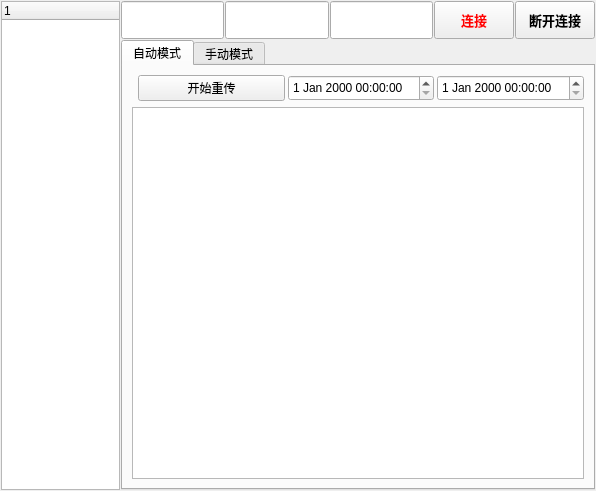
<?xml version="1.0" encoding="UTF-8"?>
<ui version="4.0">
 <class>FormTelnet</class>
 <widget class="QWidget" name="FormTelnet">
  <property name="geometry">
   <rect>
    <x>0</x>
    <y>0</y>
    <width>596</width>
    <height>491</height>
   </rect>
  </property>
  <property name="windowTitle">
   <string>Form</string>
  </property>
  <layout class="QGridLayout" name="gridLayout" rowstretch="1,12" columnstretch="1,4">
   <property name="margin">
    <number>1</number>
   </property>
   <property name="spacing">
    <number>1</number>
   </property>
   <item row="0" column="0" rowspan="2">
    <widget class="QTreeWidget" name="treeWidget">
     <column>
      <property name="text">
       <string notr="true">1</string>
      </property>
     </column>
    </widget>
   </item>
   <item row="0" column="1">
    <layout class="QHBoxLayout" name="horizontalLayout" stretch="2,2,2,1,1">
     <item>
      <widget class="QLineEdit" name="lineEdit">
       <property name="sizePolicy">
        <sizepolicy hsizetype="Preferred" vsizetype="Preferred">
         <horstretch>0</horstretch>
         <verstretch>0</verstretch>
        </sizepolicy>
       </property>
       <property name="font">
        <font>
         <pointsize>12</pointsize>
         <weight>75</weight>
         <bold>true</bold>
        </font>
       </property>
      </widget>
     </item>
     <item>
      <widget class="QLineEdit" name="leUser">
       <property name="sizePolicy">
        <sizepolicy hsizetype="Preferred" vsizetype="Preferred">
         <horstretch>0</horstretch>
         <verstretch>0</verstretch>
        </sizepolicy>
       </property>
       <property name="font">
        <font>
         <pointsize>12</pointsize>
         <weight>75</weight>
         <bold>true</bold>
        </font>
       </property>
      </widget>
     </item>
     <item>
      <widget class="QLineEdit" name="lePassword">
       <property name="sizePolicy">
        <sizepolicy hsizetype="Preferred" vsizetype="Preferred">
         <horstretch>0</horstretch>
         <verstretch>0</verstretch>
        </sizepolicy>
       </property>
       <property name="font">
        <font>
         <pointsize>12</pointsize>
         <weight>75</weight>
         <bold>true</bold>
        </font>
       </property>
       <property name="inputMethodHints">
        <set>Qt::ImhHiddenText|Qt::ImhNoAutoUppercase|Qt::ImhNoPredictiveText</set>
       </property>
       <property name="echoMode">
        <enum>QLineEdit::Password</enum>
       </property>
      </widget>
     </item>
     <item>
      <widget class="QPushButton" name="pBConnect">
       <property name="sizePolicy">
        <sizepolicy hsizetype="Preferred" vsizetype="Preferred">
         <horstretch>0</horstretch>
         <verstretch>0</verstretch>
        </sizepolicy>
       </property>
       <property name="font">
        <font>
         <pointsize>10</pointsize>
         <weight>75</weight>
         <bold>true</bold>
        </font>
       </property>
       <property name="styleSheet">
        <string notr="true">color: rgb(255, 0, 0);</string>
       </property>
       <property name="text">
        <string>连接</string>
       </property>
      </widget>
     </item>
     <item>
      <widget class="QPushButton" name="pBDisConnect">
       <property name="sizePolicy">
        <sizepolicy hsizetype="Preferred" vsizetype="Preferred">
         <horstretch>0</horstretch>
         <verstretch>0</verstretch>
        </sizepolicy>
       </property>
       <property name="font">
        <font>
         <pointsize>10</pointsize>
         <weight>75</weight>
         <bold>true</bold>
        </font>
       </property>
       <property name="text">
        <string>断开连接</string>
       </property>
      </widget>
     </item>
    </layout>
   </item>
   <item row="1" column="1">
    <widget class="QTabWidget" name="tabWidget">
     <property name="currentIndex">
      <number>0</number>
     </property>
     <widget class="QWidget" name="tab">
      <attribute name="title">
       <string>自动模式</string>
      </attribute>
      <layout class="QVBoxLayout" name="verticalLayout">
       <item>
        <layout class="QGridLayout" name="gridLayout_2" rowstretch="1,10">
         <item row="1" column="0" colspan="3">
          <widget class="QTextEdit" name="textEdit"/>
         </item>
         <item row="0" column="0">
          <widget class="QWidget" name="widget" native="true">
           <property name="sizePolicy">
            <sizepolicy hsizetype="Fixed" vsizetype="Fixed">
             <horstretch>0</horstretch>
             <verstretch>0</verstretch>
            </sizepolicy>
           </property>
           <zorder>pushButton_ReUpload</zorder>
           <zorder>dateTimeEdit</zorder>
          </widget>
         </item>
         <item row="0" column="1" colspan="2">
          <widget class="QWidget" name="widget_2" native="true">
           <layout class="QHBoxLayout" name="horizontalLayout_2" stretch="1,1,1">
            <property name="spacing">
             <number>3</number>
            </property>
            <property name="margin">
             <number>0</number>
            </property>
            <item>
             <widget class="QPushButton" name="pushButton_ReUpload">
              <property name="sizePolicy">
               <sizepolicy hsizetype="Preferred" vsizetype="Preferred">
                <horstretch>0</horstretch>
                <verstretch>0</verstretch>
               </sizepolicy>
              </property>
              <property name="text">
               <string>开始重传</string>
              </property>
             </widget>
            </item>
            <item>
             <widget class="QDateTimeEdit" name="dateTimeEdit">
              <property name="sizePolicy">
               <sizepolicy hsizetype="Preferred" vsizetype="Preferred">
                <horstretch>0</horstretch>
                <verstretch>0</verstretch>
               </sizepolicy>
              </property>
             </widget>
            </item>
            <item>
             <widget class="QDateTimeEdit" name="dateTimeEdit_2">
              <property name="sizePolicy">
               <sizepolicy hsizetype="Preferred" vsizetype="Preferred">
                <horstretch>0</horstretch>
                <verstretch>0</verstretch>
               </sizepolicy>
              </property>
             </widget>
            </item>
           </layout>
          </widget>
         </item>
        </layout>
       </item>
      </layout>
     </widget>
     <widget class="QWidget" name="tab_2">
      <attribute name="title">
       <string>手动模式</string>
      </attribute>
      <layout class="QVBoxLayout" name="verticalLayout_3"/>
     </widget>
    </widget>
   </item>
  </layout>
  <widget class="QWidget" name="">
   <property name="geometry">
    <rect>
     <x>0</x>
     <y>0</y>
     <width>100</width>
     <height>30</height>
    </rect>
   </property>
   <layout class="QHBoxLayout" name="horizontalLayout_3"/>
  </widget>
 </widget>
 <resources/>
 <connections/>
</ui>
